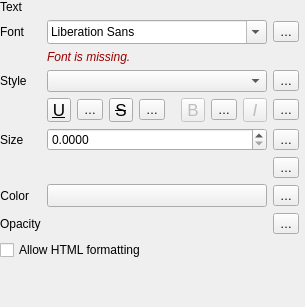
                    <widget class="QWidget" name="scrollAreaWidgetContents">
                     <property name="geometry">
                      <rect>
                       <x>0</x>
                       <y>0</y>
                       <width>305</width>
                       <height>307</height>
                      </rect>
                     </property>
                     <layout class="QVBoxLayout" name="verticalLayout_2" stretch="0,1">
                      <property name="leftMargin">
                       <number>0</number>
                      </property>
                      <property name="topMargin">
                       <number>0</number>
                      </property>
                      <property name="rightMargin">
                       <number>6</number>
                      </property>
                      <property name="bottomMargin">
                       <number>0</number>
                      </property>
                      <item>
                       <widget class="QFrame" name="mFontStyleGroupBox">
                        <property name="sizePolicy">
                         <sizepolicy hsizetype="Preferred" vsizetype="Maximum">
                          <horstretch>0</horstretch>
                          <verstretch>0</verstretch>
                         </sizepolicy>
                        </property>
                        <property name="maximumSize">
                         <size>
                          <width>16777215</width>
                          <height>16777215</height>
                         </size>
                        </property>
                        <layout class="QGridLayout" name="gridLayout_6">
                         <property name="leftMargin">
                          <number>0</number>
                         </property>
                         <property name="topMargin">
                          <number>0</number>
                         </property>
                         <property name="rightMargin">
                          <number>0</number>
                         </property>
                         <property name="bottomMargin">
                          <number>0</number>
                         </property>
                         <item row="8" column="2">
                          <widget class="QgsPropertyOverrideButton" name="mFontOpacityDDBtn">
                           <property name="text">
                            <string>…</string>
                           </property>
                          </widget>
                         </item>
                         <item row="5" column="0">
                          <widget class="QLabel" name="mFontSizeLabel">
                           <property name="sizePolicy">
                            <sizepolicy hsizetype="Maximum" vsizetype="Preferred">
                             <horstretch>0</horstretch>
                             <verstretch>0</verstretch>
                            </sizepolicy>
                           </property>
                           <property name="text">
                            <string>Size</string>
                           </property>
                          </widget>
                         </item>
                         <item row="5" column="2">
                          <widget class="QgsPropertyOverrideButton" name="mFontSizeDDBtn">
                           <property name="text">
                            <string>…</string>
                           </property>
                          </widget>
                         </item>
                         <item row="1" column="0">
                          <widget class="QLabel" name="mFontLabel">
                           <property name="sizePolicy">
                            <sizepolicy hsizetype="Preferred" vsizetype="Preferred">
                             <horstretch>0</horstretch>
                             <verstretch>0</verstretch>
                            </sizepolicy>
                           </property>
                           <property name="text">
                            <string>Font</string>
                           </property>
                           <property name="alignment">
                            <set>Qt::AlignLeading|Qt::AlignLeft|Qt::AlignVCenter</set>
                           </property>
                          </widget>
                         </item>
                         <item row="2" column="1">
                          <widget class="QFrame" name="mFontFamilyFrame">
                           <layout class="QHBoxLayout" name="horizontalLayout_5">
                            <property name="leftMargin">
                             <number>0</number>
                            </property>
                            <property name="topMargin">
                             <number>0</number>
                            </property>
                            <property name="rightMargin">
                             <number>0</number>
                            </property>
                            <property name="bottomMargin">
                             <number>0</number>
                            </property>
                            <item>
                             <widget class="QLabel" name="mFontMissingLabel">
                              <property name="sizePolicy">
                               <sizepolicy hsizetype="Expanding" vsizetype="Preferred">
                                <horstretch>0</horstretch>
                                <verstretch>0</verstretch>
                               </sizepolicy>
                              </property>
                              <property name="styleSheet">
                               <string notr="true">color: #990000;
font-style: italic;</string>
                              </property>
                              <property name="text">
                               <string>Font is missing.</string>
                              </property>
                              <property name="alignment">
                               <set>Qt::AlignLeading|Qt::AlignLeft|Qt::AlignVCenter</set>
                              </property>
                             </widget>
                            </item>
                           </layout>
                          </widget>
                         </item>
                         <item row="7" column="1">
                          <widget class="QgsColorButton" name="btnTextColor">
                           <property name="sizePolicy">
                            <sizepolicy hsizetype="Expanding" vsizetype="Fixed">
                             <horstretch>0</horstretch>
                             <verstretch>0</verstretch>
                            </sizepolicy>
                           </property>
                           <property name="maximumSize">
                            <size>
                             <width>16777215</width>
                             <height>16777215</height>
                            </size>
                           </property>
                          </widget>
                         </item>
                         <item row="4" column="1">
                          <layout class="QHBoxLayout" name="horizontalLayout_13">
                           <item>
                            <widget class="QToolButton" name="mFontUnderlineBtn">
                             <property name="enabled">
                              <bool>true</bool>
                             </property>
                             <property name="minimumSize">
                              <size>
                               <width>24</width>
                               <height>24</height>
                              </size>
                             </property>
                             <property name="maximumSize">
                              <size>
                               <width>24</width>
                               <height>24</height>
                              </size>
                             </property>
                             <property name="font">
                              <font>
                               <pointsize>13</pointsize>
                               <underline>true</underline>
                              </font>
                             </property>
                             <property name="toolTip">
                              <string>Underlined text</string>
                             </property>
                             <property name="text">
                              <string>U</string>
                             </property>
                             <property name="checkable">
                              <bool>true</bool>
                             </property>
                            </widget>
                           </item>
                           <item>
                            <widget class="QgsPropertyOverrideButton" name="mFontUnderlineDDBtn">
                             <property name="text">
                              <string>…</string>
                             </property>
                            </widget>
                           </item>
                           <item>
                            <widget class="QToolButton" name="mFontStrikethroughBtn">
                             <property name="enabled">
                              <bool>true</bool>
                             </property>
                             <property name="minimumSize">
                              <size>
                               <width>24</width>
                               <height>24</height>
                              </size>
                             </property>
                             <property name="maximumSize">
                              <size>
                               <width>24</width>
                               <height>24</height>
                              </size>
                             </property>
                             <property name="font">
                              <font>
                               <pointsize>13</pointsize>
                               <strikeout>true</strikeout>
                              </font>
                             </property>
                             <property name="toolTip">
                              <string>Strikeout text</string>
                             </property>
                             <property name="text">
                              <string>S</string>
                             </property>
                             <property name="checkable">
                              <bool>true</bool>
                             </property>
                            </widget>
                           </item>
                           <item>
                            <widget class="QgsPropertyOverrideButton" name="mFontStrikeoutDDBtn">
                             <property name="text">
                              <string>…</string>
                             </property>
                            </widget>
                           </item>
                           <item>
                            <spacer name="horizontalSpacer_11">
                             <property name="orientation">
                              <enum>Qt::Horizontal</enum>
                             </property>
                             <property name="sizeHint" stdset="0">
                              <size>
                               <width>0</width>
                               <height>20</height>
                              </size>
                             </property>
                            </spacer>
                           </item>
                           <item>
                            <widget class="QToolButton" name="mFontBoldBtn">
                             <property name="enabled">
                              <bool>false</bool>
                             </property>
                             <property name="minimumSize">
                              <size>
                               <width>24</width>
                               <height>24</height>
                              </size>
                             </property>
                             <property name="maximumSize">
                              <size>
                               <width>24</width>
                               <height>24</height>
                              </size>
                             </property>
                             <property name="font">
                              <font>
                               <pointsize>13</pointsize>
                              </font>
                             </property>
                             <property name="toolTip">
                              <string>Bold text
(data defined only, overrides Style)</string>
                             </property>
                             <property name="text">
                              <string>B</string>
                             </property>
                             <property name="checkable">
                              <bool>true</bool>
                             </property>
                            </widget>
                           </item>
                           <item>
                            <widget class="QgsPropertyOverrideButton" name="mFontBoldDDBtn">
                             <property name="text">
                              <string>…</string>
                             </property>
                            </widget>
                           </item>
                           <item>
                            <widget class="QToolButton" name="mFontItalicBtn">
                             <property name="enabled">
                              <bool>false</bool>
                             </property>
                             <property name="minimumSize">
                              <size>
                               <width>24</width>
                               <height>24</height>
                              </size>
                             </property>
                             <property name="maximumSize">
                              <size>
                               <width>24</width>
                               <height>24</height>
                              </size>
                             </property>
                             <property name="font">
                              <font>
                               <pointsize>13</pointsize>
                               <italic>true</italic>
                              </font>
                             </property>
                             <property name="toolTip">
                              <string>Italic text
(data defined only, overrides Style)</string>
                             </property>
                             <property name="text">
                              <string>I</string>
                             </property>
                             <property name="checkable">
                              <bool>true</bool>
                             </property>
                            </widget>
                           </item>
                          </layout>
                         </item>
                         <item row="3" column="1">
                          <widget class="QComboBox" name="mFontStyleComboBox">
                           <property name="sizePolicy">
                            <sizepolicy hsizetype="Expanding" vsizetype="Fixed">
                             <horstretch>0</horstretch>
                             <verstretch>0</verstretch>
                            </sizepolicy>
                           </property>
                           <property name="minimumSize">
                            <size>
                             <width>0</width>
                             <height>0</height>
                            </size>
                           </property>
                           <property name="maximumSize">
                            <size>
                             <width>16777215</width>
                             <height>16777215</height>
                            </size>
                           </property>
                           <property name="toolTip">
                            <string>Available typeface styles</string>
                           </property>
                           <property name="sizeAdjustPolicy">
                            <enum>QComboBox::AdjustToContentsOnFirstShow</enum>
                           </property>
                          </widget>
                         </item>
                         <item row="8" column="0">
                          <widget class="QLabel" name="mFontTranspLabel">
                           <property name="enabled">
                            <bool>true</bool>
                           </property>
                           <property name="text">
                            <string>Opacity</string>
                           </property>
                          </widget>
                         </item>
                         <item row="1" column="2">
                          <widget class="QgsPropertyOverrideButton" name="mFontDDBtn">
                           <property name="text">
                            <string>…</string>
                           </property>
                          </widget>
                         </item>
                         <item row="13" column="1">
                          <widget class="QFrame" name="frame">
                           <property name="sizePolicy">
                            <sizepolicy hsizetype="Preferred" vsizetype="Maximum">
                             <horstretch>0</horstretch>
                             <verstretch>0</verstretch>
                            </sizepolicy>
                           </property>
                           <layout class="QHBoxLayout" name="horizontalLayout_23">
                            <property name="leftMargin">
                             <number>0</number>
                            </property>
                            <property name="topMargin">
                             <number>0</number>
                            </property>
                            <property name="rightMargin">
                             <number>0</number>
                            </property>
                            <property name="bottomMargin">
                             <number>0</number>
                            </property>
                           </layout>
                          </widget>
                         </item>
                         <item row="12" column="0" colspan="3">
                          <widget class="QCheckBox" name="mHtmlFormattingCheckBox">
                           <property name="toolTip">
                            <string>If enabled, a subset of HTML formatting tags can be used to style text</string>
                           </property>
                           <property name="text">
                            <string>Allow HTML formatting</string>
                           </property>
                          </widget>
                         </item>
                         <item row="3" column="2">
                          <widget class="QgsPropertyOverrideButton" name="mFontStyleDDBtn">
                           <property name="text">
                            <string>…</string>
                           </property>
                          </widget>
                         </item>
                         <item row="6" column="2">
                          <widget class="QgsPropertyOverrideButton" name="mFontUnitsDDBtn">
                           <property name="text">
                            <string>…</string>
                           </property>
                          </widget>
                         </item>
                         <item row="7" column="0">
                          <widget class="QLabel" name="mFontColorLabel">
                           <property name="sizePolicy">
                            <sizepolicy hsizetype="Maximum" vsizetype="Preferred">
                             <horstretch>0</horstretch>
                             <verstretch>0</verstretch>
                            </sizepolicy>
                           </property>
                           <property name="text">
                            <string>Color</string>
                           </property>
                           <property name="alignment">
                            <set>Qt::AlignRight|Qt::AlignTrailing|Qt::AlignVCenter</set>
                           </property>
                          </widget>
                         </item>
                         <item row="0" column="0">
                          <widget class="QLabel" name="mFontLabel_2">
                           <property name="sizePolicy">
                            <sizepolicy hsizetype="Preferred" vsizetype="Preferred">
                             <horstretch>0</horstretch>
                             <verstretch>0</verstretch>
                            </sizepolicy>
                           </property>
                           <property name="text">
                            <string>Text</string>
                           </property>
                           <property name="alignment">
                            <set>Qt::AlignLeading|Qt::AlignLeft|Qt::AlignVCenter</set>
                           </property>
                          </widget>
                         </item>
                         <item row="3" column="0">
                          <widget class="QLabel" name="mFontStyleLabel">
                           <property name="sizePolicy">
                            <sizepolicy hsizetype="Maximum" vsizetype="Preferred">
                             <horstretch>0</horstretch>
                             <verstretch>0</verstretch>
                            </sizepolicy>
                           </property>
                           <property name="text">
                            <string>Style</string>
                           </property>
                          </widget>
                         </item>
                         <item row="6" column="1">
                          <widget class="QgsUnitSelectionWidget" name="mFontSizeUnitWidget" native="true">
                           <property name="focusPolicy">
                            <enum>Qt::StrongFocus</enum>
                           </property>
                          </widget>
                         </item>
                         <item row="1" column="1">
                          <widget class="QFontComboBox" name="mFontFamilyCmbBx">
                           <property name="sizeAdjustPolicy">
                            <enum>QComboBox::AdjustToMinimumContentsLengthWithIcon</enum>
                           </property>
                           <property name="minimumContentsLength">
                            <number>8</number>
                           </property>
                          </widget>
                         </item>
                         <item row="7" column="2">
                          <widget class="QgsPropertyOverrideButton" name="mFontColorDDBtn">
                           <property name="text">
                            <string>…</string>
                           </property>
                          </widget>
                         </item>
                         <item row="5" column="1">
                          <widget class="QgsDoubleSpinBox" name="mFontSizeSpinBox">
                           <property name="sizePolicy">
                            <sizepolicy hsizetype="Expanding" vsizetype="Fixed">
                             <horstretch>0</horstretch>
                             <verstretch>0</verstretch>
                            </sizepolicy>
                           </property>
                           <property name="minimumSize">
                            <size>
                             <width>0</width>
                             <height>0</height>
                            </size>
                           </property>
                           <property name="decimals">
                            <number>4</number>
                           </property>
                           <property name="maximum">
                            <double>999999999.000000000000000</double>
                           </property>
                           <property name="showClearButton" stdset="0">
                            <bool>false</bool>
                           </property>
                          </widget>
                         </item>
                         <item row="8" column="1">
                          <widget class="QgsOpacityWidget" name="mTextOpacityWidget" native="true">
                           <property name="focusPolicy">
                            <enum>Qt::StrongFocus</enum>
                           </property>
                          </widget>
                         </item>
                         <item row="4" column="2">
                          <widget class="QgsPropertyOverrideButton" name="mFontItalicDDBtn">
                           <property name="text">
                            <string>…</string>
                           </property>
                          </widget>
                         </item>
                        </layout>
                       </widget>
                      </item>
                      <item>
                       <widget class="QgsStyleItemsListWidget" name="mTextFormatsListWidget" native="true"/>
                      </item>
                     </layout>
                    </widget>
